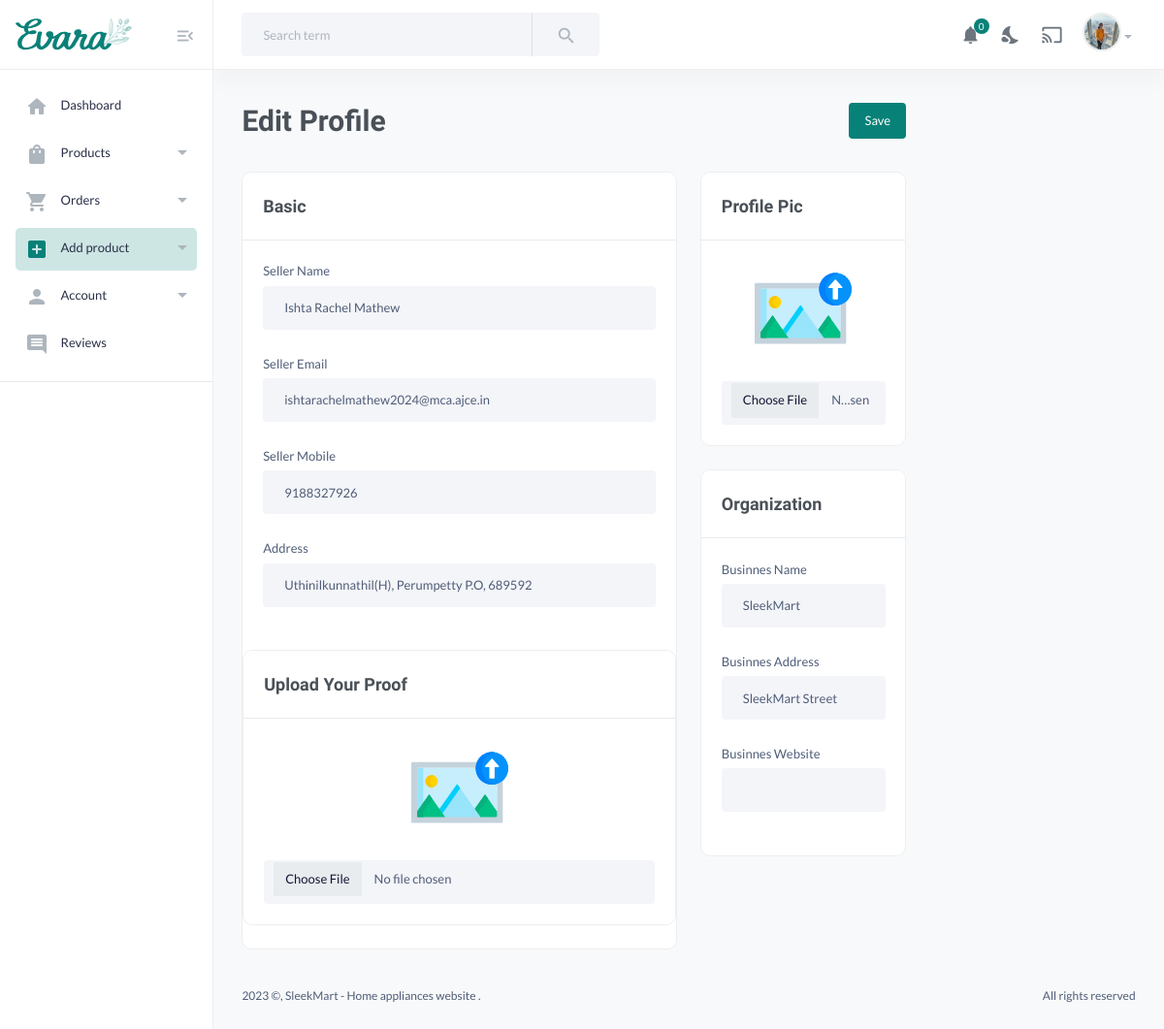
Page /editseller (signed in) on the earlier database version.
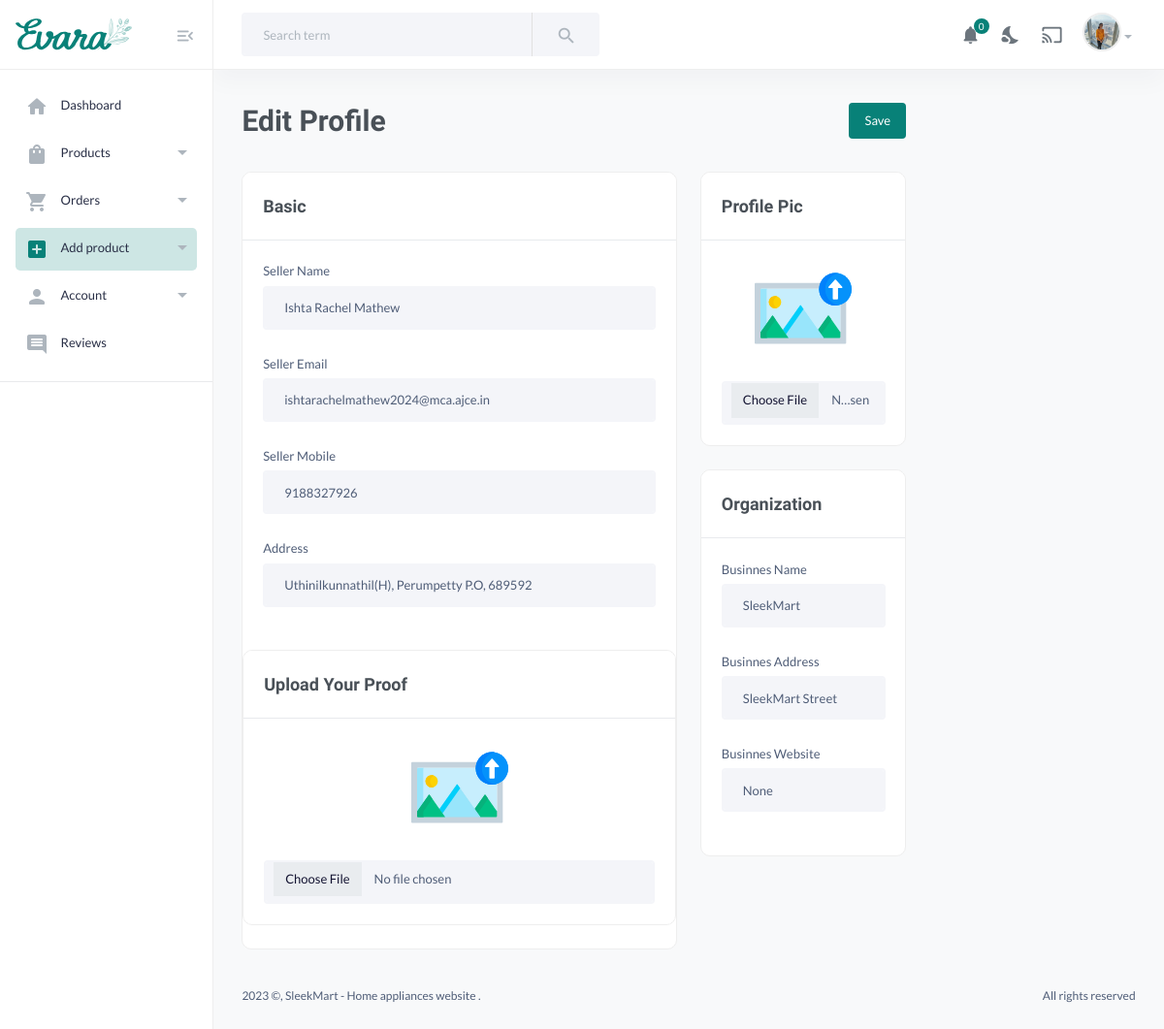
Same page on the later database version.
### dashboard/models.py (models this page shows, shortened)
class CustomUser(AbstractBaseUser, PermissionsMixin):
    USER_ROLES = (
        ('customer', 'Customer'),
        ('seller', 'Seller'),
        ('admin', 'Admin'),
        ('delivery_agent', 'Delivery Agent'),
    )
    email = models.EmailField(unique=True)
    name = models.CharField(max_length=100,null=True, blank=True)
    mobile = models.CharField(max_length=15, blank=True, null=True)
    profile_pic = models.ImageField(upload_to='profile_pics/', blank=True, null=True)
    address = models.TextField(blank=True, null=True)
    is_active = models.BooleanField(default=True)
    is_staff = models.BooleanField(default=False)
    date_joined = models.DateTimeField(default=timezone.now)
    role = models.CharField(max_length=15, choices=USER_ROLES, blank=True, null=True,default='customer')
    objects = CustomUserManager()
    USERNAME_FIELD = 'email'
    REQUIRED_FIELDS = ['name']

class Seller(models.Model):
    APPROVED = 'approved'
    DECLINED = 'declined'
    PENDING = 'pending'
    APPROVAL_CHOICES = [
        (APPROVED, 'Approved'),
        (DECLINED, 'declined'),
        (PENDING, 'Pending'),
    ]
    user = models.OneToOneField(CustomUser, on_delete=models.CASCADE)
    business_name = models.CharField(max_length=100)
    business_address = models.TextField()
    business_website = models.URLField(blank=True, null=True)
    seller_proof = models.FileField(upload_to='seller_proofs/')
    is_approved = models.CharField(
        max_length=20,
        choices=APPROVAL_CHOICES,
        default=PENDING,  # Default to Pending
    )

### dashboard/views.py (the view, shortened to what this page needs)
# urls.py: path('editseller', views.editseller, name='editseller'),
@login_required
def editseller(request):
    user_profile = CustomUser.objects.get(pk=request.user.pk)  # Get the CustomUser object
    seller_profile = Seller.objects.get(user=user_profile)
    return render(request, 'Seller/editseller.html', {'user_profile': user_profile, 'seller_profile': seller_profile})

### templates/Seller/editseller.html (shortened to what the changed rows need)
{% load static %}
<!DOCTYPE HTML>
<html lang="en">
<head>
    <link href="{% static 'assets/css/main.css' %}" rel="stylesheet" type="text/css" />
</head>
<body>
    <main class="main-wrap">
        <header class="main-header navbar">
            <div class="col-nav">
                <ul class="nav">
                    <li class="dropdown nav-item">
                        <a class="dropdown-toggle" data-bs-toggle="dropdown" href="#" id="dropdownAccount" aria-expanded="false">
                            {% if request.user.profile_pic %}
                            <img src="{{ request.user.profile_pic.url }}" alt="profile pic" class="img-xs rounded-circle" />
                {% else %}
                            <img src="{% static 'images/propic.jpg' %}" alt="Seller" class="img-xs rounded-circle" />
                 {% endif %}
                    </li>
                </ul>
            </div>
        </header>
        <form method="post" enctype="multipart/form-data" onsubmit="return validateForm()">
        <section class="content-main">
            <div class="row">
                <div class="col-9">
                    <div class="content-header">
                        <h2 class="content-title">Edit Profile</h2>
                    </div>
                </div>
                <div class="col-lg-6">
                    <div class="card mb-4">
                        <div class="card-body">
                                <div class="mb-4">
                                    <label for="product_name" class="form-label">Seller Name</label>
                                    <input type="text" name='name' value="{{ user.name }}" placeholder="Type here" class="form-control" id="id_name">
                                </div>
                                <div class="mb-4">
                                    <label for="product_name" class="form-label">Seller Email</label>
                                    <input type="text" name='email' value="{{ user.email }}" placeholder="Type here" class="form-control" id="id_email">
                                </div>
                                <div class="mb-4">
                                    <label for="product_name" class="form-label">Seller Mobile</label>
                                    <input type="text" name='mobile' value="{{ user.mobile }}" placeholder="Type here" class="form-control" id="id_mobile">
                                </div>
                                <div class="mb-4">
                                    <label class="form-label">Address</label>
                                    <input type="text" name="address" value="{{ user.address }}" id="id_address" placeholder="Type here" class="form-control" rows="4"></textarea>
                                </div>
                        </div>
                    </div>
                </div>
                <div class="col-lg-3">
                    <div class="card mb-4">
                        <div class="card-body">
                            <div class="row gx-2">
                                <div class="mb-4">
                                    <label for="product_name" class="form-label">Businnes Name</label>
                                    <input type="text" name = 'business_name' value="{{ user.seller.business_name }}" class="form-control">
                                </div>
                                <div class="mb-4">
                                    <label for="product_name" class="form-label">Businnes Address</label>
                                    <input type="text" name = 'business_address' value="{{ user.seller.business_address }}" class="form-control">
                                </div>
                                <div class="mb-4">
                                    <label for="product_name" class="form-label">Businnes Website</label>
                                    <input type="text" name = 'business_website' value="{{ user.seller.business_website }}" class="form-control">
                                </div>
                            </div>
                        </div>
                    </div>
                </div>
            </div>
        </section>
    </form>
    </main>
</body>
</html>

Differences in the rows shown:
changed CustomUser "Ishta Rachel Mathew": business_website (not shown) → "None"
